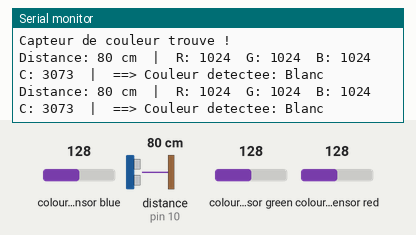
This sketch was run on a simulated Arduino Uno, built with avr-gcc and run on an emulated ATmega328P. On the bench: the last lines printed to the serial monitor. Wiring (inferred from the names in the program): ultrasonic range finder: trigger pin 9; echo pin 10. The inputs (shaded band) are chosen by the test bench; at power-on: colour sensor blue 128, distance to the obstacle (sensor on pin 10) 80 cm, colour sensor green 128, colour sensor red 128. The echo pulse lasts 58.3 µs per cm.

Above: at 1.5 s.
1.6 s: colour sensor blue set to 5
At 2.6 s:
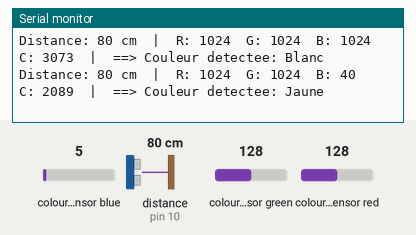
4.2 s: distance to the obstacle (sensor on pin 10) set to 299 cm
At 4.7 s:
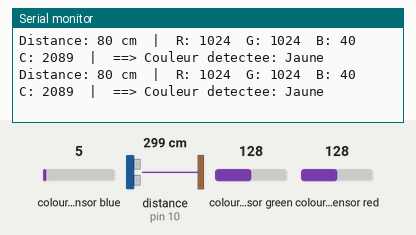
7.7 s: colour sensor green set to 5
At 8.9 s:
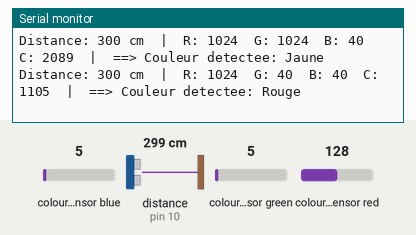
10.5 s: colour sensor red set to 5
At 11.6 s:
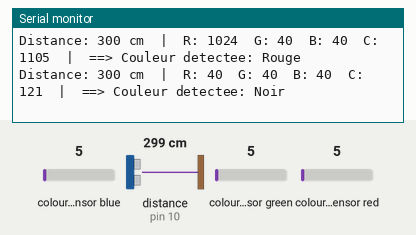
13.3 s: colour sensor blue set to 64
At 14.5 s:
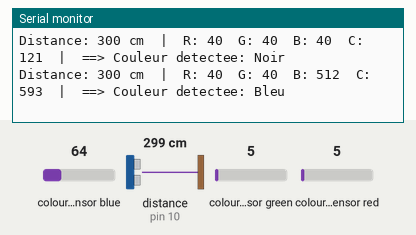
16.1 s: colour sensor green set to 128
At 17.3 s:
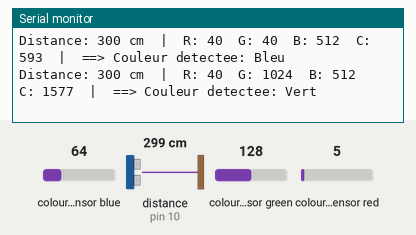

The sketch:

valeur_brutes.ino
```cpp
#include <Wire.h>
#include "Adafruit_TCS34725.h"

// --- CONFIGURATION DES BROCHES ---
#define TRIG_PIN 9
#define ECHO_PIN 10

// --- INITIALISATION DES CAPTEURS ---
Adafruit_TCS34725 tcs = Adafruit_TCS34725(TCS34725_INTEGRATIONTIME_600MS, TCS34725_GAIN_60X);

#define SEUIL_SATURATION_GRIS 25
#define SEUIL_VALEUR_NOIR 20
#define SEUIL_VALEUR_BLANC 85

void setup() {
  Serial.begin(9600);
  Serial.println("Systeme de detection Couleur + Distance (sans bibliotheque ultrason)");

  if (tcs.begin()) {
    Serial.println("Capteur de couleur trouve !");
  } else {
    Serial.println("Aucun capteur TCS34725 trouve... verifiez le cablage !");
    while (1);
  }

  pinMode(TRIG_PIN, OUTPUT);
  pinMode(ECHO_PIN, INPUT);
}

void loop() {
  long distance = mesurerDistanceCm();
  uint16_t r, g, b, c;

  delay(610);
  tcs.getRawData(&r, &g, &b, &c);

  String nomCouleur = getCouleurNom(r, g, b);

  // --- NOUVELLE SECTION D'AFFICHAGE ---
  Serial.print("Distance: ");
  if (distance > 0 && distance < 400) {
    Serial.print(distance);
    Serial.print(" cm");
  } else {
    Serial.print("Hors de portee");
  }

  // Affichage des valeurs de couleur, y compris 'C'
  Serial.print("  |  R: "); Serial.print(r);
  Serial.print("  G: "); Serial.print(g);
  Serial.print("  B: "); Serial.print(b);
  Serial.print("  C: "); Serial.print(c); // LIGNE AJOUTÉE POUR LA VALEUR C

  Serial.print("  |  ==> Couleur detectee: ");
  Serial.println(nomCouleur);
}

// La fonction mesurerDistanceCm() est expliquée ci-dessus et reste la même
long mesurerDistanceCm() {
  digitalWrite(TRIG_PIN, LOW);
  delayMicroseconds(2);
  digitalWrite(TRIG_PIN, HIGH);
  delayMicroseconds(10);
  digitalWrite(TRIG_PIN, LOW);
  long duration = pulseIn(ECHO_PIN, HIGH);
  long distance = duration / 58;
  return distance;
}

// Les fonctions getCouleurNom() et RgbToHsv() restent les mêmes
String getCouleurNom(uint16_t r, uint16_t g, uint16_t b) {
  uint16_t maxVal = max(r, max(g, b));
  if (maxVal < 50) return "Noir";

  byte r_8bit = map(r, 0, maxVal, 0, 255);
  byte g_8bit = map(g, 0, maxVal, 0, 255);
  byte b_8bit = map(b, 0, maxVal, 0, 255);

  float teinte, saturation, valeur;
  RgbToHsv(r_8bit, g_8bit, b_8bit, &teinte, &saturation, &valeur);

  saturation *= 100;
  valeur *= 100;

  if (saturation < SEUIL_SATURATION_GRIS) {
    if (valeur < SEUIL_VALEUR_NOIR) return "Noir";
    if (valeur > SEUIL_VALEUR_BLANC) return "Blanc";
    return "Gris";
  }

  if (teinte < 15) return "Rouge";
  if (teinte < 45) return "Orange";
  if (teinte < 75) return "Jaune";
  if (teinte < 150) return "Vert";
  if (teinte < 180) return "Cyan";
  if (teinte < 270) return "Bleu";
  if (teinte < 330) return "Magenta / Violet";

  return "Rouge";
}

void RgbToHsv(byte r, byte g, byte b, float *h, float *s, float *v) {
  float r_f = r / 255.0;
  float g_f = g / 255.0;
  float b_f = b / 255.0;
  float Cmax = max(r_f, max(g_f, b_f));
  float Cmin = min(r_f, min(g_f, b_f));
  float delta = Cmax - Cmin;

  if (delta == 0) *h = 0;
  else if (Cmax == r_f) *h = 60 * fmod(((g_f - b_f) / delta), 6);
  else if (Cmax == g_f) *h = 60 * (((b_f - r_f) / delta) + 2);
  else if (Cmax == b_f) *h = 60 * (((r_f - g_f) / delta) + 4);

  if (*h < 0) *h += 360;

  if (Cmax == 0) *s = 0;
  else *s = delta / Cmax;

  *v = Cmax;
}
```

Measured:
- after the input at 1.6 s, the serial monitor: prints a new line after 0.48 s (image 1)
- after the input at 7.7 s, the serial monitor: prints a new line after 0.64 s (image 3)
- after the input at 10.5 s, the serial monitor: prints a new line after 0.64 s (image 4)
- after the input at 13.3 s, the serial monitor: prints a new line after 0.62 s (image 5)
- after the input at 16.1 s, the serial monitor: prints a new line after 0.61 s (image 6)
